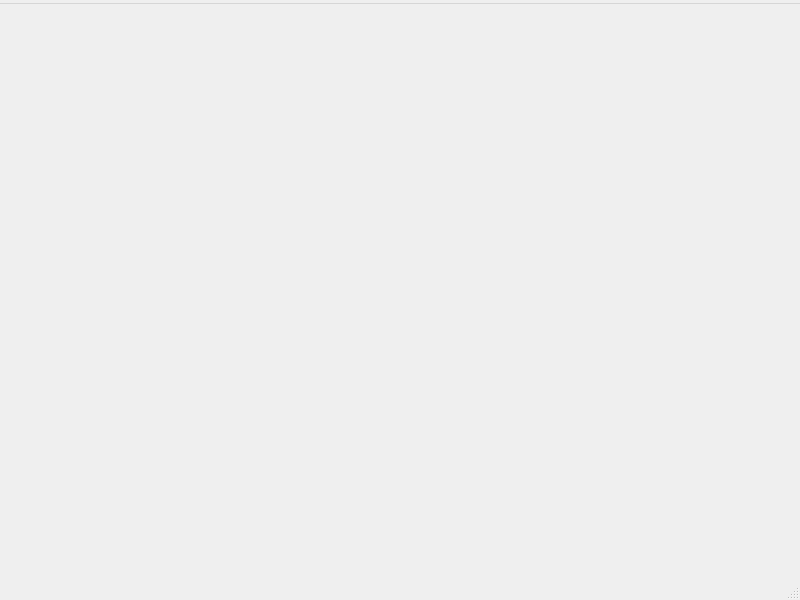
<?xml version="1.0" encoding="UTF-8"?>
<ui version="4.0">
 <class>index_mainWindow</class>
 <widget class="QMainWindow" name="index_mainWindow">
  <property name="geometry">
   <rect>
    <x>0</x>
    <y>0</y>
    <width>800</width>
    <height>600</height>
   </rect>
  </property>
  <property name="windowTitle">
   <string>index_mainWindow</string>
  </property>
  <widget class="QWidget" name="centralwidget"/>
  <widget class="QMenuBar" name="menubar">
   <property name="geometry">
    <rect>
     <x>0</x>
     <y>0</y>
     <width>800</width>
     <height>25</height>
    </rect>
   </property>
   <widget class="QMenu" name="menuAlgorithm_visualization">
    <property name="title">
     <string/>
    </property>
   </widget>
   <addaction name="menuAlgorithm_visualization"/>
  </widget>
  <widget class="QStatusBar" name="statusbar"/>
 </widget>
 <resources/>
 <connections/>
</ui>
